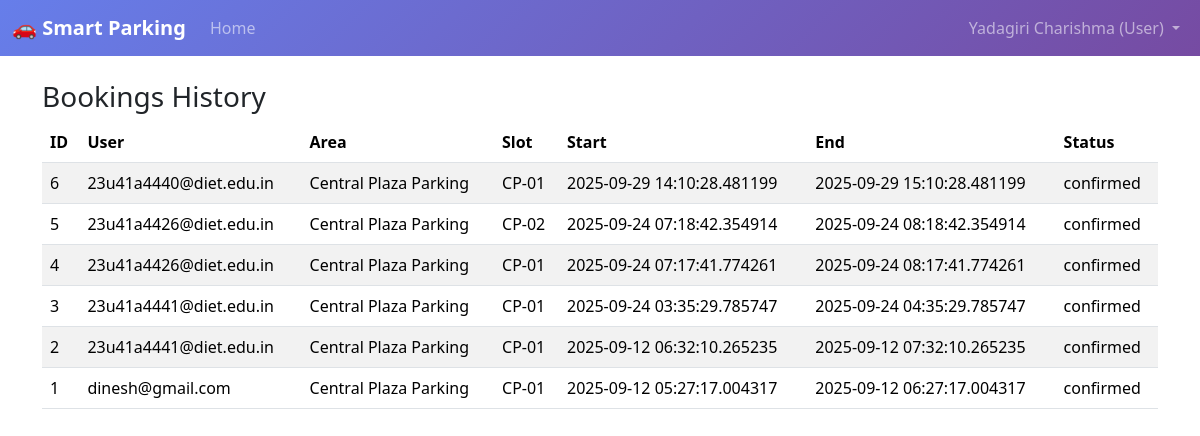
Page /admin/bookings (signed in) on the committed database.
### app/models.py (models this page shows, shortened)
class TimestampMixin:
    created_at = db.Column(db.DateTime, default=datetime.utcnow, nullable=False)
    updated_at = db.Column(db.DateTime, default=datetime.utcnow, onupdate=datetime.utcnow, nullable=False)

class User(UserMixin, db.Model, TimestampMixin):
    __tablename__ = "users"
    id = db.Column(db.Integer, primary_key=True)
    name = db.Column(db.String(120), nullable=False)
    email = db.Column(db.String(255), unique=True, nullable=False, index=True)
    password_hash = db.Column(db.String(255), nullable=False)
    role = db.Column(db.String(20), default="user", nullable=False)  # 'user', 'slot_owner', 'admin'
    phone = db.Column(db.String(20), nullable=True)
    address = db.Column(db.Text, nullable=True)
    company_name = db.Column(db.String(200), nullable=True)  # For slot owners
    license_number = db.Column(db.String(100), nullable=True)  # For slot owners
    is_verified = db.Column(db.Boolean, default=False, nullable=False)
    profile_image = db.Column(db.String(300), nullable=True)
    bookings = db.relationship("Booking", back_populates="user", cascade="all,delete-orphan")
    owned_areas = db.relationship("ParkingArea", back_populates="owner", cascade="all,delete-orphan")

class Booking(db.Model, TimestampMixin):
    __tablename__ = "bookings"
    id = db.Column(db.Integer, primary_key=True)
    user_id = db.Column(db.Integer, db.ForeignKey("users.id", ondelete="CASCADE"), nullable=False, index=True)
    slot_id = db.Column(db.Integer, db.ForeignKey("parking_slots.id", ondelete="CASCADE"), nullable=False, index=True)
    start_time = db.Column(db.DateTime, nullable=False, index=True)
    end_time = db.Column(db.DateTime, nullable=False, index=True)
    status = db.Column(db.String(20), default="confirmed", nullable=False)  # confirmed, cancelled, expired
    qr_path = db.Column(db.String(300), nullable=True)
    payment_ref = db.Column(db.String(100), nullable=True)
    user = db.relationship("User", back_populates="bookings")
    slot = db.relationship("ParkingSlot", back_populates="bookings")

class ParkingArea(db.Model, TimestampMixin):
    __tablename__ = "parking_areas"
    id = db.Column(db.Integer, primary_key=True)
    name = db.Column(db.String(200), nullable=False)
    address = db.Column(db.String(300), nullable=True)
    latitude = db.Column(db.Float, nullable=True)
    longitude = db.Column(db.Float, nullable=True)
    owner_id = db.Column(db.Integer, db.ForeignKey("users.id", ondelete="CASCADE"), nullable=True, index=True)
    hourly_rate = db.Column(db.Float, default=2.50, nullable=False)
    is_active = db.Column(db.Boolean, default=True, nullable=False)
    description = db.Column(db.Text, nullable=True)
    amenities = db.Column(db.Text, nullable=True)  # JSON string of amenities
    operating_hours = db.Column(db.String(100), nullable=True)  # e.g., "24/7" or "6AM-10PM"
    slots = db.relationship("ParkingSlot", back_populates="area", cascade="all,delete-orphan")
    owner = db.relationship("User", back_populates="owned_areas")

class ParkingSlot(db.Model, TimestampMixin):
    __tablename__ = "parking_slots"
    id = db.Column(db.Integer, primary_key=True)
    area_id = db.Column(db.Integer, db.ForeignKey("parking_areas.id", ondelete="CASCADE"), nullable=False, index=True)
    code = db.Column(db.String(50), nullable=False)
    area = db.relationship("ParkingArea", back_populates="slots")
    bookings = db.relationship("Booking", back_populates="slot", cascade="all,delete-orphan")

### app/blueprints/admin.py (the view)
@bp.get("/bookings")
@login_required
def bookings():
    items = Booking.query.order_by(Booking.created_at.desc()).limit(200).all()
    return render_template("admin/bookings.html", bookings=items)

### app/blueprints/auth.py (called while the page is built)
@login_manager.user_loader
def load_user(user_id):
    return User.query.get(int(user_id))

### app/templates/admin/bookings.html (shortened to what this page needs)
{% extends 'base.html' %}
{% block content %}
<h3>Bookings History</h3>
<table class="table table-striped">
  <thead><tr><th>ID</th><th>User</th><th>Area</th><th>Slot</th><th>Start</th><th>End</th><th>Status</th></tr></thead>
  <tbody>
    {% for b in bookings %}
      <tr>
        <td>{{ b.id }}</td>
        <td>{{ b.user.email }}</td>
        <td>{{ b.slot.area.name }}</td>
        <td>{{ b.slot.code }}</td>
        <td>{{ b.start_time }}</td>
        <td>{{ b.end_time }}</td>
        <td>{{ b.status }}</td>
      </tr>
    {% else %}
      <tr><td colspan="7">No bookings yet.</td></tr>
    {% endfor %}
  </tbody>
</table>
{% endblock %}

### app/templates/layout_nav.html (shortened to what this page needs)
<nav class="navbar navbar-expand-lg navbar-dark" style="background: linear-gradient(135deg, #667eea 0%, #764ba2 100%); backdrop-filter: blur(10px);">
  <div class="container-fluid">
    <a class="navbar-brand fw-bold" href="/">🚗 Smart Parking</a>
    <div class="collapse navbar-collapse" id="navbarNav">
      <ul class="navbar-nav me-auto mb-2 mb-lg-0">
        <li class="nav-item"><a class="nav-link" href="/">Home</a></li>
      </ul>
      <ul class="navbar-nav">
        {% if current_user.is_authenticated %}
          <li class="nav-item dropdown">
            <a class="nav-link dropdown-toggle" href="#" role="button" data-bs-toggle="dropdown">
              {{ current_user.name }} ({{ current_user.role.title() }})
            </a>
          </li>
        {% else %}
          <li class="nav-item"><a class="nav-link" href="/auth/login">Login</a></li>
          <li class="nav-item"><a class="nav-link btn btn-outline-light ms-2" href="/auth/signup">Sign up</a></li>
        {% endif %}
      </ul>
    </div>
  </div>
</nav>

### rows in the picture
User: name "Yadagiri Charishma", role "User"
Booking: id "6", user.email "23u41a4440@diet.edu.in", slot.area.name "Central Plaza Parking", slot.code "CP-01", start_time "2025-09-29 14:10:28.481199", end_time "2025-09-29 15:10:28.481199", status "confirmed"
Booking: id "5", user.email "23u41a4426@diet.edu.in", slot.area.name "Central Plaza Parking", slot.code "CP-02", start_time "2025-09-24 07:18:42.354914", end_time "2025-09-24 08:18:42.354914", status "confirmed"
Booking: id "4", user.email "23u41a4426@diet.edu.in", slot.area.name "Central Plaza Parking", slot.code "CP-01", start_time "2025-09-24 07:17:41.774261", end_time "2025-09-24 08:17:41.774261", status "confirmed"
Booking: id "3", user.email "23u41a4441@diet.edu.in", slot.area.name "Central Plaza Parking", slot.code "CP-01", start_time "2025-09-24 03:35:29.785747", end_time "2025-09-24 04:35:29.785747", status "confirmed"
Booking: id "2", user.email "23u41a4441@diet.edu.in", slot.area.name "Central Plaza Parking", slot.code "CP-01", start_time "2025-09-12 06:32:10.265235", end_time "2025-09-12 07:32:10.265235", status "confirmed"
Booking: id "1", user.email "dinesh@gmail.com", slot.area.name "Central Plaza Parking", slot.code "CP-01", start_time "2025-09-12 05:27:17.004317", end_time "2025-09-12 06:27:17.004317", status "confirmed"
